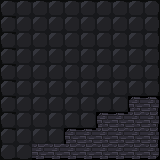

This game map was drawn from its Tiled (.tmx) file and the tilesets committed beside it. A one-line description and the full map source follow:
An orthogonal 10x10 tile map with 16x16 px tiles, 2 tile layers (Tile Layer 2, Tile Layer 1), 2 tilesets.

<map version="1.4" tiledversion="2021.01.13" orientation="orthogonal" renderorder="right-down" width="10" height="10" tilewidth="16" tileheight="16" infinite="0" nextlayerid="3" nextobjectid="1">
 <tileset firstgid="1" source="brick.tsx" />
 <tileset firstgid="10" source="wall.tsx" />
 <layer id="2" name="Tile Layer 2" width="10" height="10" opacity="0.4">
  <data encoding="csv">
10,11,11,11,11,11,11,11,11,12,
10,14,14,14,14,14,14,14,14,15,
10,14,14,14,14,14,14,14,14,15,
10,14,14,14,14,14,14,14,14,15,
10,14,14,14,14,14,14,14,14,15,
10,14,14,14,14,14,14,14,14,15,
10,14,14,14,14,14,14,14,0,0,
10,14,14,14,14,14,0,0,0,0,
10,14,14,14,14,14,14,14,0,0,
16,17,0,0,0,0,0,0,0,0
</data>
 </layer>
 <layer id="1" name="Tile Layer 1" width="10" height="10">
  <data encoding="csv">
0,0,0,0,0,0,0,0,0,0,
0,0,0,0,0,0,0,0,0,0,
0,0,0,0,0,0,0,0,0,0,
0,0,0,0,0,0,0,0,0,0,
0,0,0,0,0,0,0,0,0,0,
0,0,0,0,0,0,0,0,0,0,
0,0,0,0,0,0,0,0,1,3,
0,0,0,0,0,0,1,2,5,6,
0,0,0,0,1,2,5,5,5,6,
0,0,8,8,8,8,8,8,8,9
</data>
 </layer>
</map>